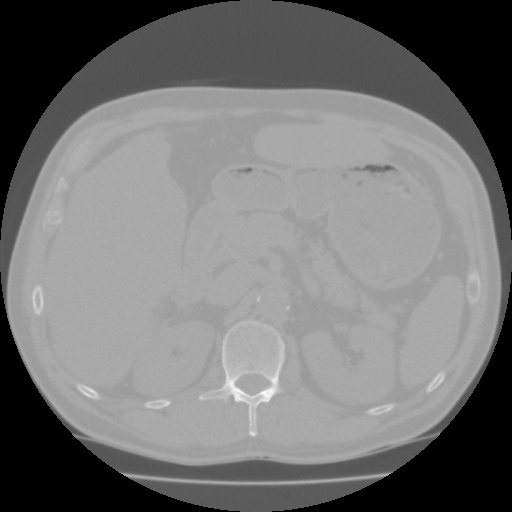
#> input picture exercises/ex6-PixelClassificationAndObjectSegmentation/data/Training.dcm, 512 x 512 px, found by its file name; the run also reads 1 picture not shown here
$ python EX6.py
#> lines starting #> are read from the running program, lines starting #| are printed output that depends on the picture; after the words box and inside, x2 and y2 are one past the last pixel; in counts of white or black regions, pixels touching at a corner belong together; long printed decimals are rounded; pictures that were not available may be replaced by others from this repository, and a replacement may not be noted
from skimage import io, color
from skimage.morphology import binary_closing, binary_opening
from skimage.morphology import disk
import matplotlib.pyplot as plt
import numpy as np
from skimage import measure
from skimage.color import label2rgb
import pydicom as dicom
from scipy.stats import norm
from scipy.spatial import distance
from math import isclose


def show_comparison(original, modified, modified_name):
    fig, (ax1, ax2) = plt.subplots(ncols=2, figsize=(8, 4), sharex=True,
                                   sharey=True)
    ax1.imshow(original, cmap="gray", vmin=-200, vmax=500)
    ax1.set_title('Original')
    ax1.axis('off')
    ax2.imshow(modified)
    ax2.set_title(modified_name)
    ax2.axis('off')
    io.show()


ct = dicom.read_file(r'exercises\ex6-PixelClassificationAndObjectSegmentation\data\Training.dcm')
img = ct.pixel_array
#> img is the input picture: shape (512, 512) int16; min -2048, max 1114, mean -610
print(img.shape)
#| (512, 512)
print(img.dtype)
#| int16


#1
io.imshow(img,vmin=0, vmax=150, cmap ='gray')
io.show()


spleen_roi = io.imread(r'exercises\ex6-PixelClassificationAndObjectSegmentation\data\SpleenROI.png')
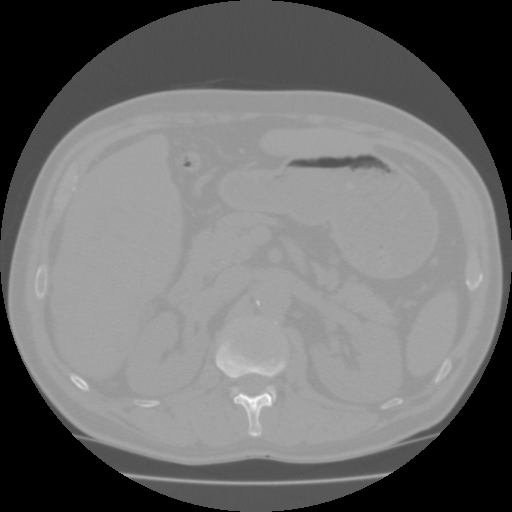
#> input picture exercises/ex6-PixelClassificationAndObjectSegmentation/data/Test1.dcm, 512 x 512 px, given in place of SpleenROI.png, which was not available
#> spleen_roi is the input picture: shape (512, 512) int16; min -2048, max 1232, mean -623.2

def ROI_std_mu(Filsti, Image):
    roi = io.imread(Filsti)
    mask = roi > 0
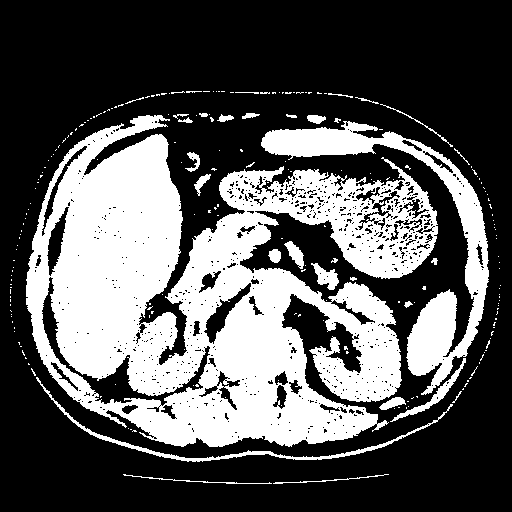
#> mask: shape (512, 512) bool; 34.6% white; 225 white regions (193 under 20 px), largest, box (x1, y1, x2, y2) and area: (26, 115, 438, 447) 75044, (261, 121, 489, 395) 10598, (36, 377, 453, 462) 1465
    values = Image[mask]
    std = np.std(values)
#> std = 82.7
    mu = np.average(values)
#> mu = 40.01

    return values, std, mu

spleen_values, std_spleen, mu_spleen = ROI_std_mu(r'exercises\ex6-PixelClassificationAndObjectSegmentation\data\SpleenROI.png', img)
#> std_spleen = 82.7; mu_spleen = 40.01

print(std_spleen, mu_spleen)
#| 82.696 40.008


#2

plt.hist(spleen_values, bins=256, range=(np.min(spleen_values), np.max(spleen_values)))
io.show()
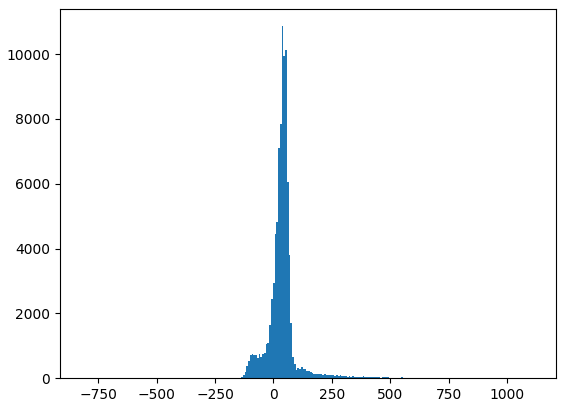
#> figure drawn by matplotlib, 1 panel; tallest bar 10863 high, from x = 34.8 to 42.34


#3
n, bins, patches = plt.hist(spleen_values, 60, density=1)
#> n = 60 values, max 0.0132 at index 26, min 0 at index 1, mean 0.000518; bins = 61 values from -818 to 1114; patches = 60 items
pdf_spleen = norm.pdf(bins, mu_spleen, std_spleen)
#> pdf_spleen = 61 values, max 0.00478 at index 27, min 1.14e-39 at index 60, mean 0.000509
plt.plot(bins, pdf_spleen)
plt.xlabel('Hounsfield unit')
plt.ylabel('Frequency')
plt.title('Spleen values in CT scan')
plt.show()
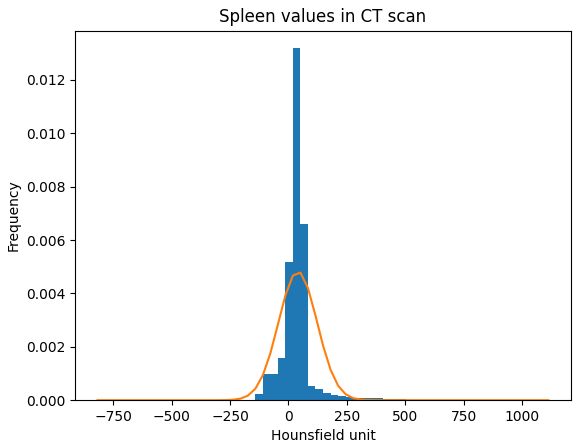
#> figure drawn by matplotlib, 1 panel; tallest bar 0.0132 high, from x = 19.2 to 51.4; curve peaks at x = 51.4, y = 0.00478


#4

bone_values, std_bone, mu_bone = ROI_std_mu(r'exercises\ex6-PixelClassificationAndObjectSegmentation\data\BoneROI.png', img)
#> std_bone = 82.7; mu_bone = 40.01

print(std_bone, mu_bone)
#| 82.696 40.008


min_hu = -200
max_hu = 1000
hu_range = np.arange(min_hu, max_hu, 1.0)
pdf_spleen = norm.pdf(hu_range, mu_spleen, std_spleen)
#> pdf_spleen = 1200 values, max 0.00482 at index 240, min 3.03e-32 at index 1199, mean 0.000832
pdf_bone = norm.pdf(hu_range, mu_bone, std_bone)
#> pdf_bone has the same summary as pdf_spleen
plt.plot(hu_range, pdf_spleen, 'r--', label="spleen")
plt.plot(hu_range, pdf_bone, 'g', label="bone")
plt.title("Fitted Gaussians")
plt.legend()
plt.show()
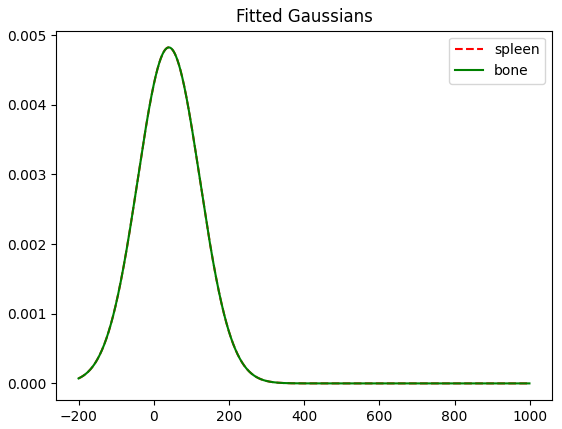
#> figure drawn by matplotlib, 1 panel; curve peaks at x = 40, y = 0.00482; curve peaks at x = 40, y = 0.00482


#5
fat_values, std_fat, mu_fat = ROI_std_mu(r'exercises\ex6-PixelClassificationAndObjectSegmentation\data\FatROI.png', img)
#> std_fat = 82.7; mu_fat = 40.01
#> (the run stopped early here; a loop or call above may not have finished)
